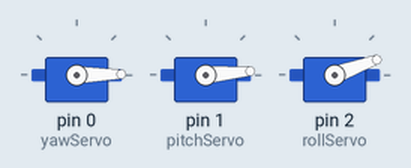
A sketch run on a simulated Arduino Uno, built with avr-gcc and run on an emulated ATmega328P. Parts: 3 × servo.

Above: at 0.05 s.
At 0.95 s:
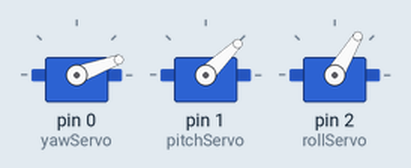
At 1.8 s:
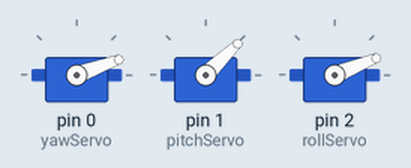
At 3.6 s:
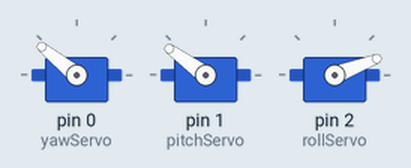
At 5.35 s:
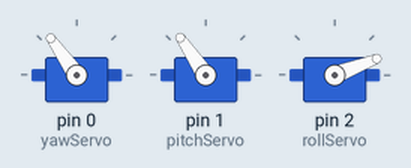
At 7.15 s:
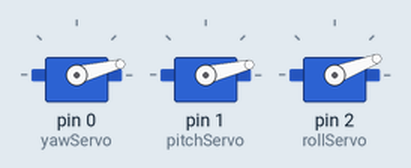
Timing chart, 0 to 10.5 s (numbered marks = the images above):
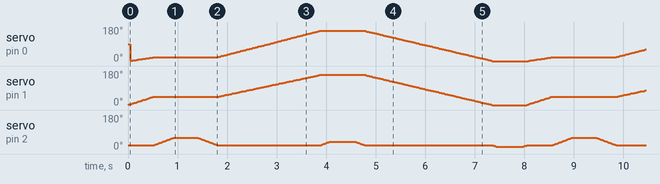

The sketch:

buddyInProgress.ino
```cpp
#include <Servo.h>

// the delay after every single degree turn of a servo for yaw and pitch
const int turnSpeed = 8;

// the delay after every single degree tuen of the for roll ie. head tilting
const int tiltSpeed = 10;

// servo that manages movement along a horizontal plane
// sweeping the head from side to side
Servo yawServo;
int yawPosition = 0;


// servo that manages movement along a vertical plane
// sweeping the head up and down
Servo pitchServo;
int pitchPosition = 0;


// servo that manages movement the titling of the head
Servo rollServo;
int rollPosition = 20;


struct moveCommand
{
  int yaw; // holds change of yaw
  int pitch; // holds change of pitch
  int roll; // holds change of roll
  char moveStyle; // char describes the arc of movement
  // s for straight, c for curved
};


void setup()
{
  // put your setup code here, to run once:
  yawServo.attach(0);
  //yawServo.write(0);

  pitchServo.attach(1);
  pitchServo.write(0);

  rollServo.attach(2);
  rollServo.write(20);
}

void loop()
{
  // put your main code here, to run repeatedly:
  moveCommand mc;
  mc.yaw = 20;
  mc.pitch = 44;
  mc.roll = 60;

  calculateMovement(mc);

  mc.yaw = 160;
  mc.pitch = 160;
  mc.roll = 40;

  calculateMovement(mc);

  mc.yaw = 0;
  mc.pitch = 0;
  mc.roll = 10;

  calculateMovement(mc);
}

//helper function to make movement
//calculates which servo needs to spin the most and the directions and distance
// so that make movement can simply use pointers and a value of 1 or -1
void calculateMovement(struct moveCommand mc)
{
  int yawDiference;
  int yawDirection = 1;
  int pitchDiference;
  int pitchDirection = 1;
  int rollDiference;
  int rollDirection = 1;


  yawDiference = mc.yaw - yawPosition;
  if(yawDiference < 0)
  {
    yawDiference *= -1;
    yawDirection = -1;
  }

  pitchDiference = mc.pitch - pitchPosition;
  if(pitchDiference < 0)
  {
    pitchDiference *= -1;
    pitchDirection = -1;
  }

  rollDiference = mc.roll - rollPosition;
  if(rollDiference < 0)
  {
    rollDiference *= -1;
    rollDirection = -1;
  }

  if(yawDiference > pitchDiference)
    makeMovement(yawDiference, pitchDiference, &yawPosition, &pitchPosition, yawDirection, pitchDirection, &yawServo, &pitchServo);
  else
    makeMovement(pitchDiference, yawDiference, &pitchPosition, &yawPosition, pitchDirection, yawDirection, &pitchServo, &yawServo);

  if (rollDiference > 0)
    headTilt(rollDiference, rollDirection);

  return;
}


//function moves the pitch and yaw servos so that they both reach the desired angle at the same time smoothly
void makeMovement(int furtherDistance, int lesserDistance, int * furtherPosition, int * lesserPosition, int furtherDirection, int lesserDirection, Servo * furtherTurningServo, Servo * lesserTurningServo)
{
  int totalTicks = furtherDistance + lesserDistance;
  float lesserQuotient = (float)totalTicks / (float)lesserDistance;

    //for loop ensures that movement in both axis is done as evenly as possible
    int scaler = 1;
    for(int tick = 1; tick <= totalTicks; tick++)
    {
      if(tick == ceil(scaler * lesserQuotient))
      {
        (*lesserPosition) += lesserDirection;
        lesserTurningServo->write((*lesserPosition));
        scaler++;
        delay(turnSpeed);
      }
      else
      {
        (*furtherPosition) += furtherDirection;
        furtherTurningServo->write((*furtherPosition));
        delay(turnSpeed);
      }
    }

    return;
}


//function tilts the head then tilts it back
void headTilt(int rollDistance, int rollDirection)
{
  for(int tick = rollPosition + rollDirection; tick != rollPosition + (rollDistance * rollDirection); tick += rollDirection)
  {
    rollServo.write(tick);
    delay(tiltSpeed);
  }
  rollPosition = rollPosition + (rollDistance*rollDirection);
  delay(500);

  for(int tick = rollPosition - rollDirection; tick != 20; tick -= rollDirection)
  {
    rollServo.write(tick);
    delay(tiltSpeed);
  }
  rollPosition = 20;

  return;
}
```
